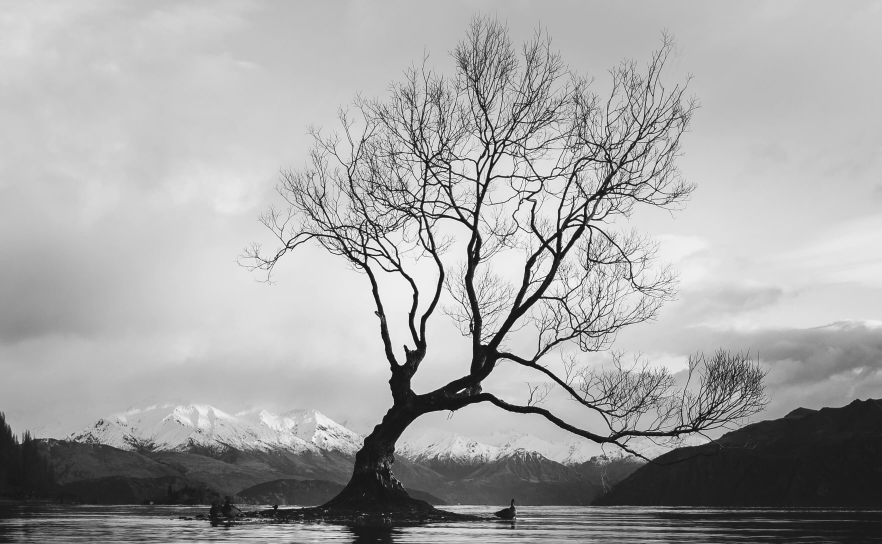
#> input picture lab1/Task1.jpg, 2645 x 1632 px (shown at 1/3 size)
$ python lab1_t1.py
#> lines starting #> are read from the running program, lines starting #| are printed output that depends on the picture
import cv2
import numpy as np

# 读取彩色图像
image = cv2.imread('./Task1.jpg')
#> image is the input picture: shape (1632, 2645, 3); min 0, max 255, mean 165.3

# 检查图像是否成功加载
if image is None:
    print("Error: Could not read the image.")
else:
    # 将图像转换为灰度图像
    gray_image = cv2.cvtColor(image, cv2.COLOR_BGR2GRAY)

    # 强度反转
    inverted_image = 255 - gray_image
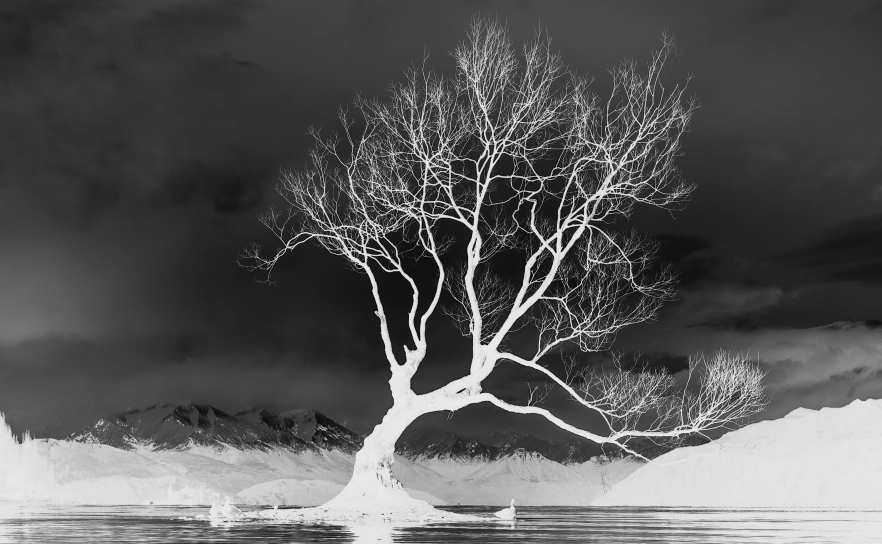
#> inverted_image: shape (1632, 2645) (shown at 1/3 size); min 0, max 255, mean 89.7

    # 伽马校正
    gamma = 5  # 你可以调整这个值
    gamma_corrected_image = np.power(inverted_image / 255.0, gamma) * 255.0
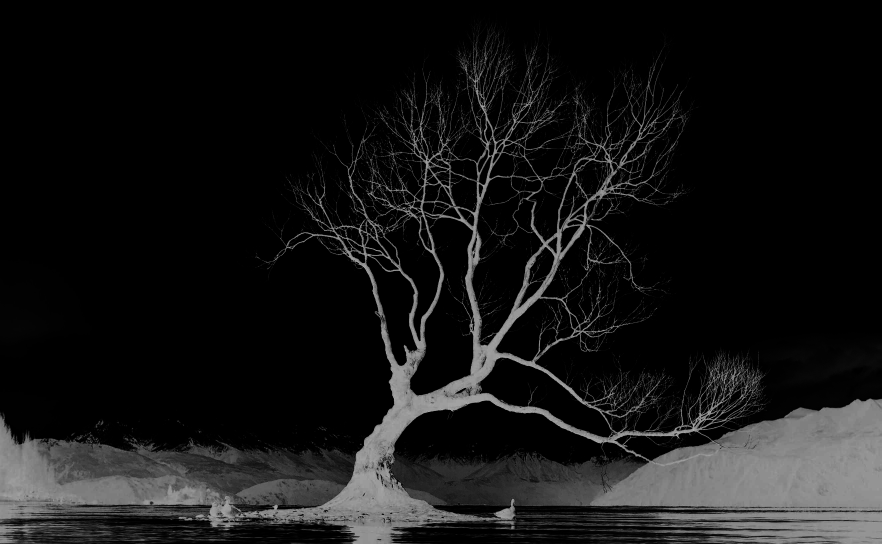
#> gamma_corrected_image: shape (1632, 2645) float64 (shown at 1/3 size); min 0, max 255, mean 22
    gamma_corrected_image = np.uint8(gamma_corrected_image)

    # 创建窗口
    cv2.namedWindow('Original Image', cv2.WINDOW_NORMAL)
    cv2.resizeWindow('Original Image', 900, 600)


    cv2.namedWindow('Gamma Corrected Image', cv2.WINDOW_NORMAL)
    cv2.resizeWindow('Gamma Corrected Image', 900, 600)
    # 显示图像
    cv2.imshow('Original Image', gray_image)
    cv2.imshow('Gamma Corrected Image', gamma_corrected_image)

    cv2.waitKey(0)
    cv2.destroyAllWindows()

$ run again, with lab1/Task3.jpg copied over lab1/Task1.jpg
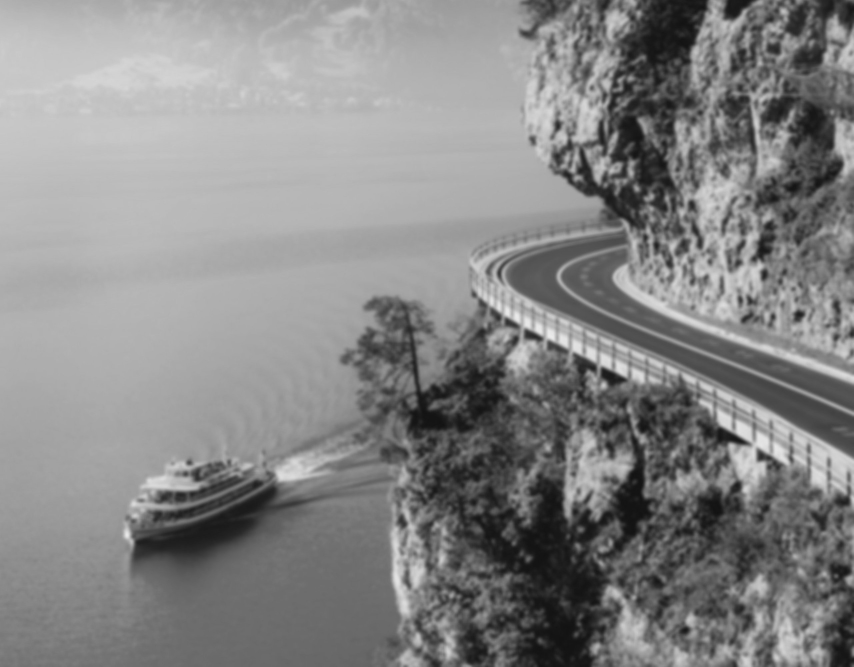
#> input picture lab1/Task3.jpg, 2560 x 1999 px (shown at 1/3 size)
#> image is the input picture: shape (1999, 2560, 3); min 17, max 236, mean 133.8
#> `inverted_image = 255 - gray_image`:
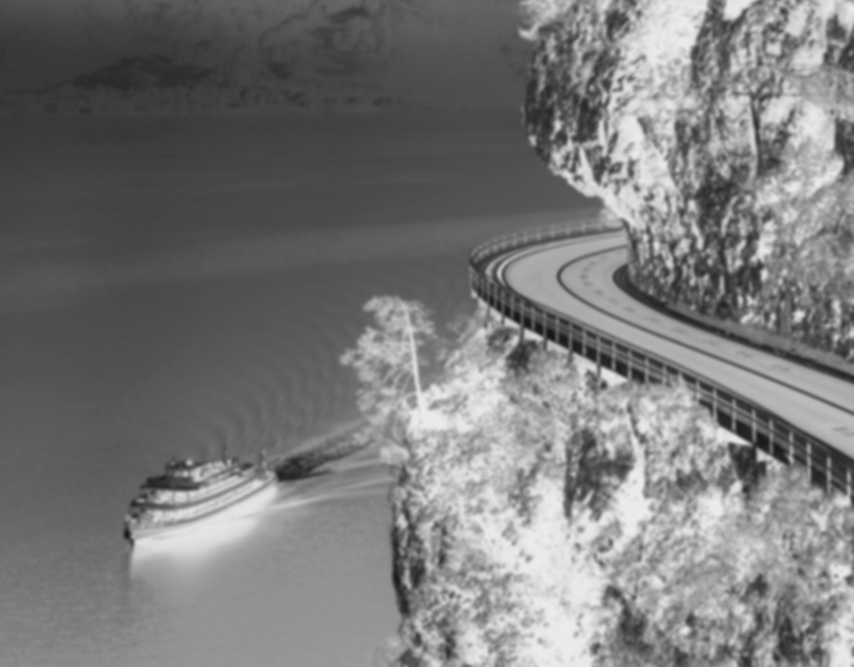
#> inverted_image: shape (1999, 2560) (shown at 1/3 size); min 19, max 238, mean 121.2
#> `gamma_corrected_image = np.power(inverted_image / 255.0, gamma) * 255.0`:
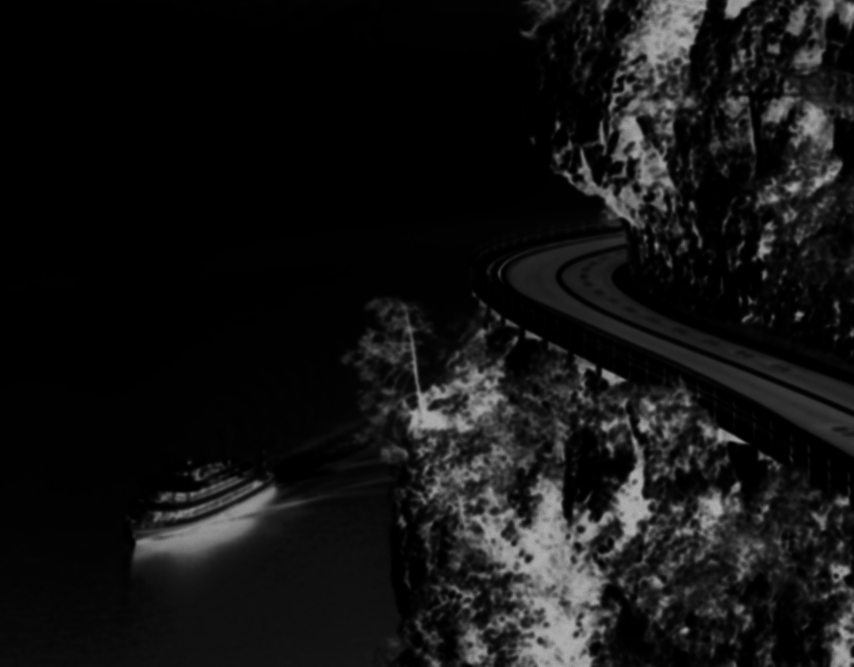
#> gamma_corrected_image: shape (1999, 2560) float64 (shown at 1/3 size); min 0.000586, max 180.6, mean 20.4
